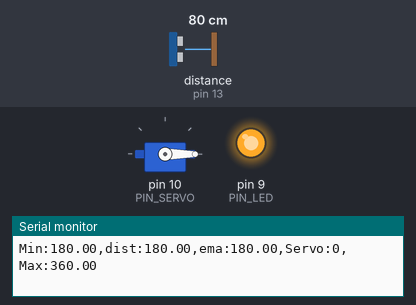
Bench run of a sketch on a simulated Arduino Uno, built with avr-gcc and run on an emulated ATmega328P. Parts: servo, output pins drawn as LEDs (lit = HIGH), the last lines printed to the serial monitor. Wiring (inferred from the names in the program): ultrasonic range finder: trigger pin 12; echo pin 13. The inputs (shaded band) are chosen by the test bench; at power-on: distance to the obstacle (sensor on pin 13) 80 cm. The echo pulse lasts 58.3 µs per cm; pins used as bus, display or sensor lines are not drawn.

Above: at 1.2 s.
1.3 s: distance to the obstacle (sensor on pin 13) set to 38 cm
2.8 s: distance to the obstacle (sensor on pin 13) set to 35 cm
At 3.2 s:
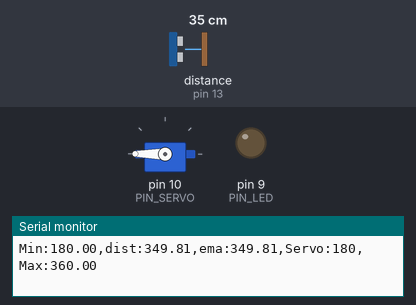
4.3 s: distance to the obstacle (sensor on pin 13) set to 2 cm
At 5.6 s:
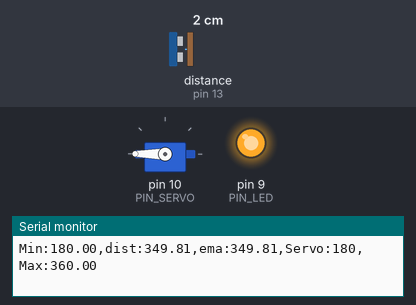
Timing chart, 0 to 7.3 s (numbered marks = the images above; inputs shaded):
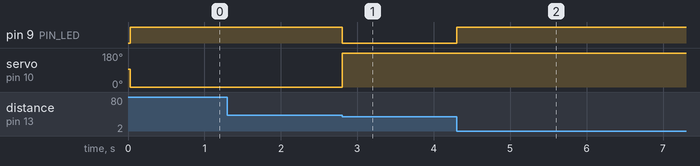

The sketch:

11_example_1.ino
```cpp
#include <Servo.h>

// Arduino pin assignment
#define PIN_LED   9   // LED 핀
#define PIN_TRIG  12  // TRIGGER 핀
#define PIN_ECHO  13  // ECHO 핀
#define PIN_SERVO 10  // SERVO 핀

// configurable parameters for sonar
#define SND_VEL 346.0     // 24도 기준 음속 (unit: m/sec)
#define INTERVAL 25      // 샘플링 주기 (unit: msec)
#define PULSE_DURATION 10 // ultra-sound Pulse Duration (unit: usec)
#define _DIST_MIN 180.0   // 최소 거리 (unit: mm)
#define _DIST_MAX 360.0   // 최대 거리 (unit: mm)

#define TIMEOUT ((INTERVAL / 2) * 1000.0) // 최대 에코 주기 (unit: usec)
#define SCALE (0.001 * 0.5 * SND_VEL) // 길이 변환용

#define _EMA_ALPHA 0.5    // EMA 가중치 (range: 0 to 1)
                          // Setting EMA to 1 effectively disables EMA filter.

// 목표 거리
#define _TARGET_LOW  190.0
#define _TARGET_HIGH 350.0

// duty duration for myservo.writeMicroseconds()
// NEEDS TUNING (servo by servo)

#define _DUTY_MIN 500 // servo full clockwise position (0 degree)
#define _DUTY_NEU 1500 // servo neutral position (90 degree)
#define _DUTY_MAX 2500 // servo full counterclockwise position (180 degree)

// global variables
float  dist_ema, dist_prev = _DIST_MAX; // unit: mm
unsigned long last_sampling_time;       // unit: ms

Servo myservo;

void setup() {
  // 핀 초기화
  pinMode(PIN_LED, OUTPUT);
  pinMode(PIN_TRIG, OUTPUT);
  pinMode(PIN_ECHO, INPUT);
  digitalWrite(PIN_TRIG, LOW);  // LOW로 지정

  // servo 초기화
  myservo.attach(PIN_SERVO);
  // 중간각도
  myservo.writeMicroseconds(_DUTY_NEU);

  // 필터링 이전값 최소로 초기화
  dist_prev = _DIST_MIN; // raw distance output from USS (unit: mm)

  // initialize serial port
  Serial.begin(57600);
}

void loop() {
  float  dist_raw;

  // 샘플링 주기 함수
  if (millis() < (last_sampling_time + INTERVAL))
    return;

  dist_raw = USS_measure(PIN_TRIG, PIN_ECHO); // read distance

  if ((dist_raw == 0.0) || (dist_raw > _DIST_MAX)) {
    dist_raw = dist_prev;           // Cut higher than maximum
    digitalWrite(PIN_LED, 1);       // LED OFF
  } else if (dist_raw < _DIST_MIN) {
    dist_raw = dist_prev;           // cut lower than minimum
    digitalWrite(PIN_LED, 1);       // LED OFF
  } else {    // In desired Range
    dist_prev = dist_raw;
    digitalWrite(PIN_LED, 0);       // LED ON
  }

  // EMA 식  = a * d(k) + [ 1 - a ] * d(k-1) = 알파 * 거리 + ( 1 - 알파 ) * 직전거리
  dist_ema = _EMA_ALPHA * dist_raw + (1 - _EMA_ALPHA) * dist_prev;
  dist_prev = dist_ema;

  // adjust servo position according to the USS read value
  // add your code here!
  if (dist_ema < _TARGET_LOW){
    myservo.writeMicroseconds(_DUTY_MIN);
  } else if ( dist_ema > _TARGET_HIGH){
    myservo.writeMicroseconds(_DUTY_MAX);
  } else {
    // ema 값을 duty 사이클 값으로 변환
    float servo_pos = map(dist_ema, _TARGET_LOW, _TARGET_HIGH, _DUTY_MIN, _DUTY_MAX); // TARGET값에 따라 DUTY 값으로 변경됨
    servo_pos = constrain(servo_pos, _DUTY_MIN, _DUTY_MAX); // pos 값이 duty 범위 내에 있도록 지정
    myservo.writeMicroseconds(servo_pos); // duty 범위로 각도 조절
  }

  // output the distance to the serial port
  Serial.print("Min:");    Serial.print(_DIST_MIN);
  Serial.print(",dist:");  Serial.print(dist_raw);
  Serial.print(",ema:");  Serial.print(dist_ema);
  Serial.print(",Servo:"); Serial.print(myservo.read());
  Serial.print(",Max:");   Serial.print(_DIST_MAX);
  Serial.println("");

  // update last sampling time
  last_sampling_time += INTERVAL;
}

// get a distance reading from USS. return value is in millimeter.
float USS_measure(int TRIG, int ECHO)
{
  digitalWrite(TRIG, HIGH);
  delayMicroseconds(PULSE_DURATION);
  digitalWrite(TRIG, LOW);

  return pulseIn(ECHO, HIGH, TIMEOUT) * SCALE; // unit: mm
}
```

Measured:
- the behaviour switches between 36 and 35 cm on distance to the obstacle (sensor on pin 13) (found by bisection; images 0 and 1)
- after the input at 2.8 s, pin 9 (PIN_LED): HIGH → LOW at once; servo on pin 10 (PIN_SERVO): 0° → 180° at once
- after the input at 4.3 s, pin 9 (PIN_LED): LOW → HIGH at once
